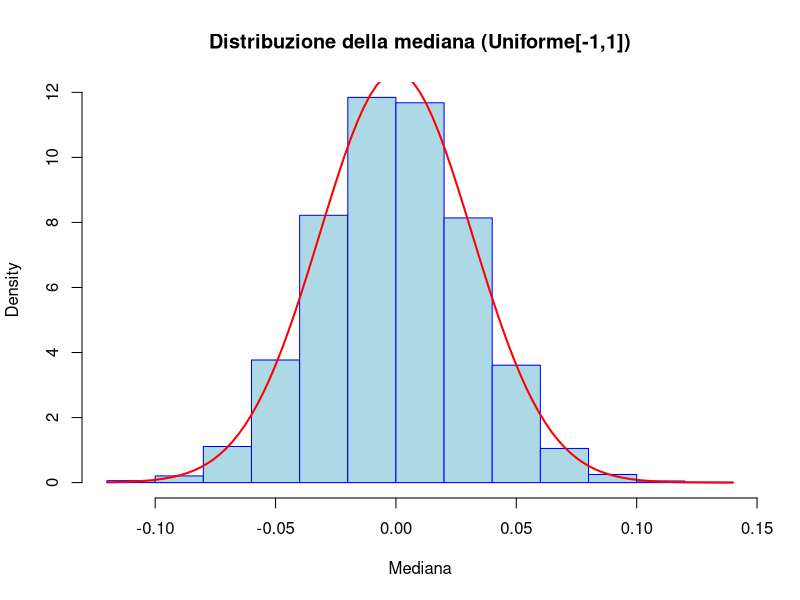
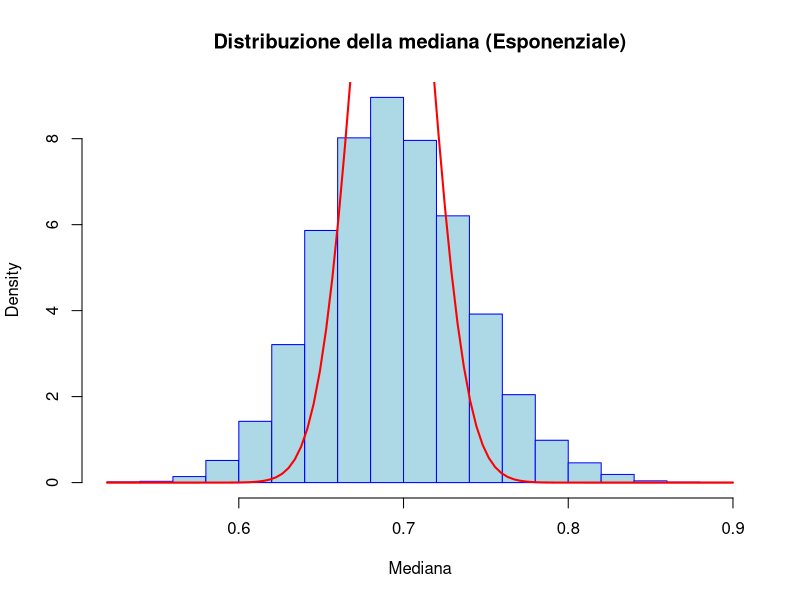
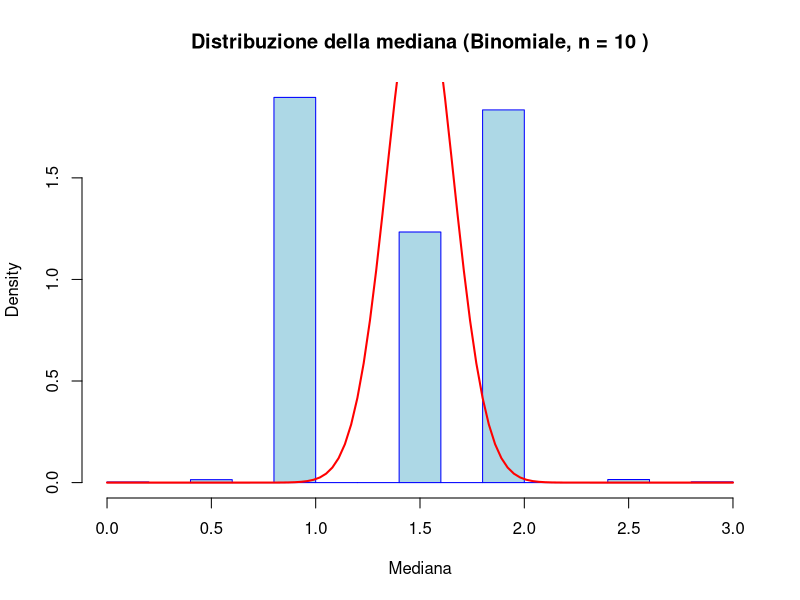
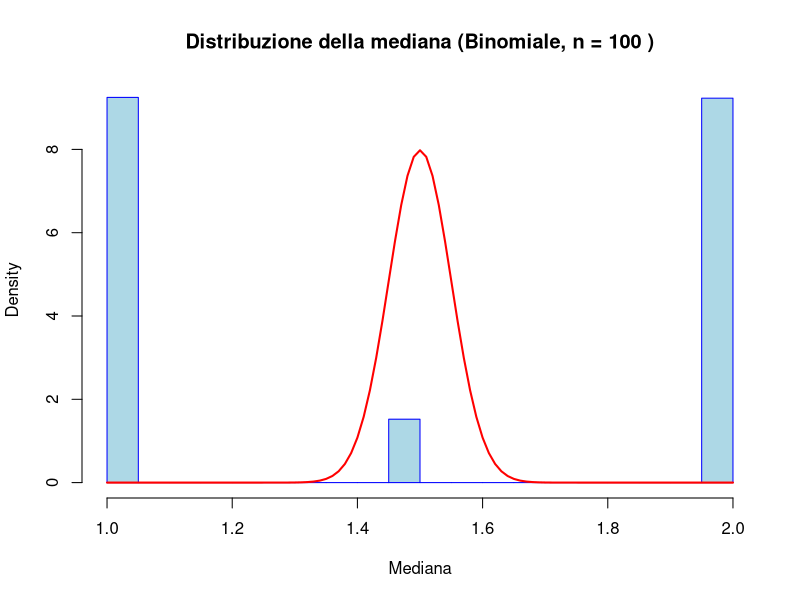
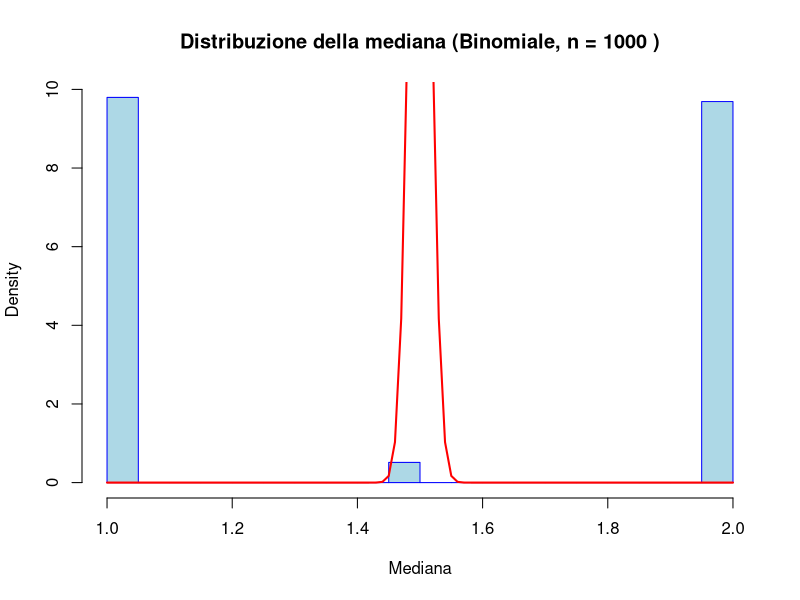

These figures' R source, in order:
set.seed(123) # Per riproducibilità
n <- 1000  # Numero di osservazioni per campione
m <- 10000 # Numero di campioni
medians <- replicate(m, median(runif(n, -1, 1)))

# Parametri teorici
mean_theoretical <- 0
sd_theoretical <- 1 / sqrt(n)

# Grafico e verifica
hist(medians, probability = TRUE, main = "Distribuzione della mediana (Uniforme[-1,1])",
     xlab = "Mediana", col = "lightblue", border = "blue")
curve(dnorm(x, mean = mean_theoretical, sd = sd_theoretical), add = TRUE, col = "red", lwd = 2)

cat("Media empirica:", mean(medians), "\n")
cat("Deviazione standard empirica:", sd(medians), "\n")

set.seed(123)
n <- 500  # Numero di osservazioni per campione
m <- 10000 # Numero di campioni
medians <- replicate(m, median(rexp(n, rate = 1)))

# Parametri teorici
mean_theoretical <- log(2)
sd_theoretical <- 1 / (2 * sqrt(n))

# Grafico e verifica
hist(medians, probability = TRUE, main = "Distribuzione della mediana (Esponenziale)",
     xlab = "Mediana", col = "lightblue", border = "blue")
curve(dnorm(x, mean = mean_theoretical, sd = sd_theoretical), add = TRUE, col = "red", lwd = 2)

cat("Media empirica:", mean(medians), "\n")
cat("Deviazione standard empirica:", sd(medians), "\n")

set.seed(123)
simulate_binomial <- function(n, m = 10000) {
  medians <- replicate(m, median(rbinom(n, size = 3, prob = 0.5)))
  hist(medians, probability = TRUE, main = paste("Distribuzione della mediana (Binomiale, n =", n, ")"),
       xlab = "Mediana", col = "lightblue", border = "blue")
  curve(dnorm(x, mean = 1.5, sd = 0.5 / sqrt(n)), add = TRUE, col = "red", lwd = 2)
  cat("Media empirica:", mean(medians), "\n")
  cat("Deviazione standard empirica:", sd(medians), "\n")
}

simulate_binomial(10)
simulate_binomial(100)
simulate_binomial(1000)
